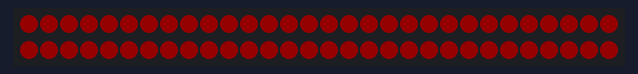
This sketch was run on a simulated Arduino Uno, built with avr-gcc and run on an emulated ATmega328P. On the bench: 60 RGB LEDs in strip order, left to right, continuing on the next row. Dim RGB values are drawn brighter than linear.

Above: at 0.3 s.
At 1.53 s:
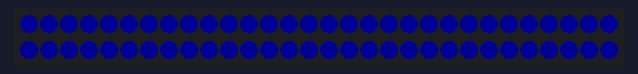
At 9.36 s:
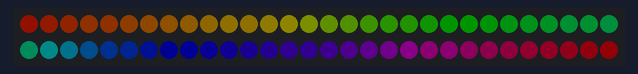
At 18.57 s:
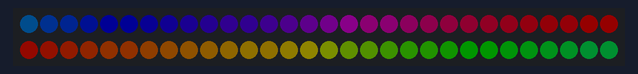
At 28.11 s:
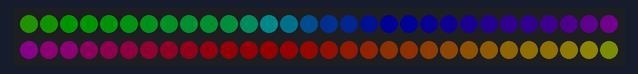
At 39.61 s:
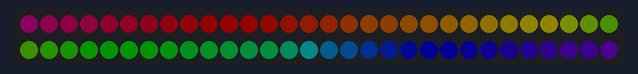

The sketch:

ws2812_DJ.ino
```cpp
#include <FastLED.h>

#define LED_PIN     8     //我的LED信号线IN接在8引脚
#define NUM_LEDS    60    //我的灯带一共级联了12颗LED
CRGB leds[NUM_LEDS];

void setup() {
  FastLED.addLeds<WS2812, LED_PIN, GRB>(leds, NUM_LEDS);
  FastLED.setBrightness(20);  //可以设置全局亮度，调低亮度不刺眼
}

int h = 0;

void loop() {
  for(int i=0;i<10;i++){
    for (int i = 0; i < NUM_LEDS; i++) {
    leds[i] = CHSV( h, 255, 255); //用HSV色彩空间，不断改变H即可
    FastLED.show();
    }
    delay(2);
    h = (h + 20) % 255;
    }

  for(int i=0;i<10;i++){
    for (int i = 0; i < NUM_LEDS; i++) {
    leds[i] = CHSV( (h + (255 / NUM_LEDS) * i), 255, 255); //用HSV色彩空间，不断改变H即可
    FastLED.show();
    }
    delay(2);
    h = (h + 3) % 255;
    }

  for(int i=0;i<19;i++){
    for(int i=0;i<NUM_LEDS;i++){
      leds[i] = CHSV( (h + (255 / NUM_LEDS) * i), 255, 255);
      FastLED.show();
      }
      delay(100);
     for(int i=0;i<NUM_LEDS;i++){
      // 显示一下黑色，黑色就是熄灭
      leds[i] = CRGB::Black;
      FastLED.show();
     }
     delay(100);
     h = (h + 3) % 255;
    }


  for(int i=0;i<20;i++){
    for (int i = 0; i < NUM_LEDS; i++) {
    leds[i] = CHSV( h, 255, 255); //用HSV色彩空间，不断改变H即可
    FastLED.show();
    }
    delay(2);
    h = (h + 3) % 255;

    for (int i = 0; i < NUM_LEDS; i++) {
    leds[i] = CHSV( (h + (255 / NUM_LEDS) * i), 255, 255); //用HSV色彩空间，不断改变H即可
    FastLED.show();
    }
    delay(2);
    h = (h + 3) % 255;
    }

  for(int i=0;i<10;i++){
    for(int i=0;i<NUM_LEDS;i++){
      leds[i] = CHSV(h , 255, 255);
      }
      FastLED.show();
      delay(100);
     for(int i=0;i<NUM_LEDS;i++){
      // 显示一下黑色，黑色就是熄灭
      leds[i] = CRGB::Black;
      FastLED.show();
     }
     delay(100);
     h = (h + 20) % 255;
    }
}
```
